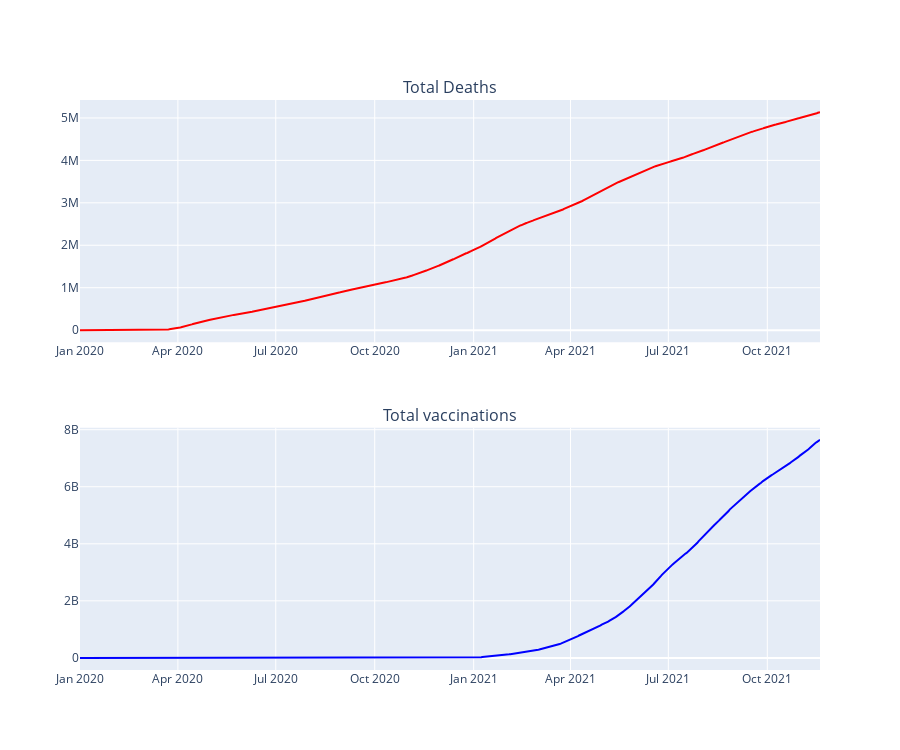

Write notebook code for a chart like this one.
### Code cell
fig = make_subplots(rows=2, cols=1, subplot_titles=("Total Deaths", "Total vaccinations"), vertical_spacing=0.15)

fig.add_trace(
    go.Scatter(x=total_deaths.index, y=total_deaths, line_color="red"),
    row=1, col=1
)
fig.add_trace(
    go.Scatter(x=total_vacs.index, y=total_vacs, line_color="blue"),
    row=2, col=1
)

fig.update_layout(height=750, showlegend=False)

### Figure 1 — Plotly figure (JSON) as saved in the notebook; plotly's stock layout.template omitted (floating-point values rounded to 4 significant figures; data arrays with more than 128 entries replaced by an {"elided": "..."} marker saying what was removed)
{"data": [{"line": {"color": "red"}, "type": "scatter", "x": {"elided": "689 str values"}, "xaxis": "x", "y": {"elided": "689 int values"}, "yaxis": "y"}, {"line": {"color": "blue"}, "type": "scatter", "x": {"elided": "689 str values"}, "xaxis": "x2", "y": {"elided": "689 int values"}, "yaxis": "y2"}], "layout": {"annotations": [{"font": {"size": 16}, "showarrow": false, "text": "Total Deaths", "x": 0.5, "xanchor": "center", "xref": "paper", "y": 1, "yanchor": "bottom", "yref": "paper"}, {"font": {"size": 16}, "showarrow": false, "text": "Total vaccinations", "x": 0.5, "xanchor": "center", "xref": "paper", "y": 0.425, "yanchor": "bottom", "yref": "paper"}], "height": 750, "showlegend": false, "xaxis": {"anchor": "y", "domain": [0, 1]}, "xaxis2": {"anchor": "y2", "domain": [0, 1]}, "yaxis": {"anchor": "x", "domain": [0.575, 1]}, "yaxis2": {"anchor": "x2", "domain": [0, 0.425]}}}
